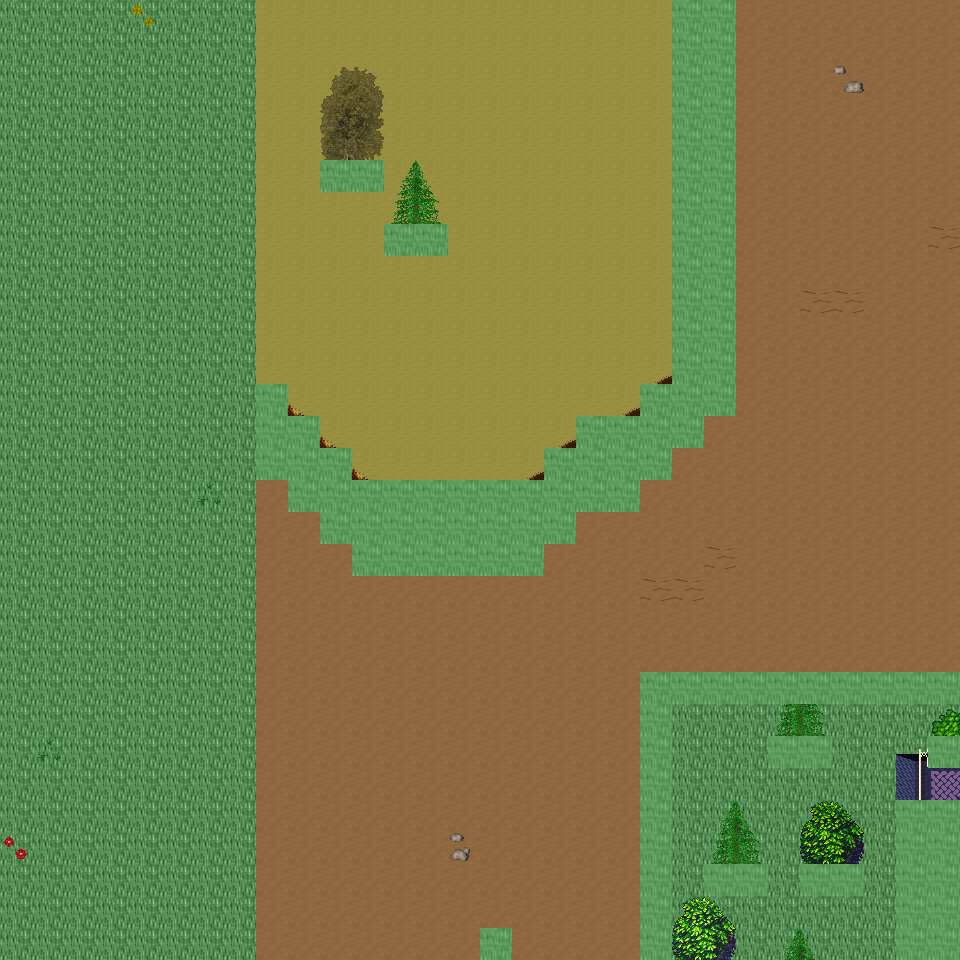

Tiled map render using the project's own tile images. Description and the map definition, with tile-layer contents summarised, below:
An orthogonal 30x30 tile map with 32x32 px tiles, 6 tile layers (Ground, Object, Object2, Above, ...), 37 tilesets and 6 objects (6x mapExit).

<map version="1.0" orientation="orthogonal" renderorder="right-down" width="30" height="30" tilewidth="32" tileheight="32" nextobjectid="7">
  <tileset firstgid="1" name="tileset_ground_ground" tilewidth="32" tileheight="32" tilecount="33" columns="3">
    <image source="../drawable/tileset_ground_ground.png" width="96" height="352" />
  </tileset>
  <tileset firstgid="34" name="tileset_ground_ridge_earth_dark" tilewidth="32" tileheight="32" tilecount="96" columns="12">
    <image source="../drawable/tileset_ground_ridge_earth_dark.png" width="384" height="256" />
  </tileset>
  <tileset firstgid="130" name="tileset_ground_ridge_earth_pale" tilewidth="32" tileheight="32" tilecount="96" columns="12">
    <image source="../drawable/tileset_ground_ridge_earth_pale.png" width="384" height="256" />
  </tileset>
  <tileset firstgid="226" name="tileset_ground_earth_edges" tilewidth="32" tileheight="32" tilecount="18" columns="6">
    <image source="../drawable/tileset_ground_earth_edges.png" width="192" height="96" />
  </tileset>
  <tileset firstgid="244" name="tileset_ground_rock_pebbles" tilewidth="32" tileheight="32" tilecount="3" columns="1">
    <image source="../drawable/tileset_ground_rock_pebbles.png" width="32" height="96" />
  </tileset>
  <tileset firstgid="247" name="tileset_plant_grasses" tilewidth="32" tileheight="32" tilecount="6" columns="3">
    <image source="../drawable/tileset_plant_grasses.png" width="96" height="64" />
  </tileset>
  <tileset firstgid="253" name="tileset_plant_flower_daisy_yellow" tilewidth="32" tileheight="32" tilecount="8" columns="2">
    <image source="../drawable/tileset_plant_flower_daisy_yellow.png" width="64" height="128" />
  </tileset>
  <tileset firstgid="261" name="tileset_plant_bush_bushes" tilewidth="32" tileheight="32" tilecount="10" columns="5">
    <image source="../drawable/tileset_plant_bush_bushes.png" width="160" height="64" />
  </tileset>
  <tileset firstgid="271" name="tileset_plant_flower_daisy_red" tilewidth="32" tileheight="32" tilecount="8" columns="2">
    <image source="../drawable/tileset_plant_flower_daisy_red.png" width="64" height="128" />
  </tileset>
  <tileset firstgid="279" name="tileset_plant_tree_tree_darkgreen" tilewidth="32" tileheight="32" tilecount="88" columns="8">
    <image source="../drawable/tileset_plant_tree_tree_darkgreen.png" width="256" height="352" />
  </tileset>
  <tileset firstgid="367" name="tileset_plant_flower_daisy_blue" tilewidth="32" tileheight="32" tilecount="8" columns="2">
    <image source="../drawable/tileset_plant_flower_daisy_blue.png" width="64" height="128" />
  </tileset>
  <tileset firstgid="375" name="tileset_item_corpse_skull_pale" tilewidth="32" tileheight="32" tilecount="2" columns="2">
    <image source="../drawable/tileset_item_corpse_skull_pale.png" width="64" height="32" />
  </tileset>
  <tileset firstgid="377" name="tileset_plant_vine" tilewidth="32" tileheight="32" tilecount="3" columns="1">
    <image source="../drawable/tileset_plant_vine.png" width="32" height="96" />
  </tileset>
  <tileset firstgid="380" name="tileset_plant_flower_daisy_white" tilewidth="32" tileheight="32" tilecount="8" columns="2">
    <image source="../drawable/tileset_plant_flower_daisy_white.png" width="64" height="128" />
  </tileset>
  <tileset firstgid="388" name="tileset_item_corpse_huge_animal" tilewidth="32" tileheight="32" tilecount="16" columns="2">
    <image source="../drawable/tileset_item_corpse_huge_animal.png" width="64" height="256" />
  </tileset>
  <tileset firstgid="404" name="tileset_building_fence_fence_chunky" tilewidth="32" tileheight="32" tilecount="21" columns="3">
    <image source="../drawable/tileset_building_fence_fence_chunky.png" width="96" height="224" />
  </tileset>
  <tileset firstgid="425" name="tileset_ground_eye" tilewidth="32" tileheight="32" tilecount="9" columns="3">
    <image source="../drawable/tileset_ground_eye.png" width="96" height="96" />
  </tileset>
  <tileset firstgid="434" name="tileset_logic_creature_gnome" tilewidth="32" tileheight="32" tilecount="6" columns="6">
    <image source="../drawable/tileset_logic_creature_gnome.png" width="192" height="32" />
  </tileset>
  <tileset firstgid="440" name="tileset_logic_creature_animal" tilewidth="32" tileheight="32" tilecount="32" columns="8">
    <image source="../drawable/tileset_logic_creature_animal.png" width="256" height="128" />
  </tileset>
  <tileset firstgid="472" name="tileset_logic_collision" tilewidth="32" tileheight="32" tilecount="1" columns="1">
    <image source="../drawable/tileset_logic_collision.png" width="32" height="32" />
  </tileset>
  <tileset firstgid="473" name="tileset_plant_tree_taller_trees" tilewidth="32" tileheight="32" tilecount="32" columns="8">
    <image source="../drawable/tileset_plant_tree_taller_trees.png" width="256" height="128" />
  </tileset>
  <tileset firstgid="505" name="tileset_plant_tree_spruce" tilewidth="32" tileheight="32" tilecount="6" columns="2">
    <image source="../drawable/tileset_plant_tree_spruce.png" width="64" height="96" />
  </tileset>
  <tileset firstgid="511" name="tileset_ground_blue_paving" tilewidth="32" tileheight="32" tilecount="2" columns="1">
    <image source="../drawable/tileset_ground_blue_paving.png" width="32" height="64" />
  </tileset>
  <tileset firstgid="513" name="tileset_ground_grass_edges" tilewidth="32" tileheight="32" tilecount="36" columns="12">
    <image source="../drawable/tileset_ground_grass_edges.png" width="384" height="96" />
  </tileset>
  <tileset firstgid="549" name="tileset_ground_grass_corners" tilewidth="32" tileheight="32" tilecount="24" columns="6">
    <image source="../drawable/tileset_ground_grass_corners.png" width="192" height="128" />
  </tileset>
  <tileset firstgid="573" name="tileset_logic_item_fruits" tilewidth="32" tileheight="32" tilecount="10" columns="10">
    <image source="../drawable/tileset_logic_item_fruits.png" width="256" height="64" />
  </tileset>
  <tileset firstgid="583" name="tileset_building_house_pink_blue" tilewidth="32" tileheight="32" tilecount="99" columns="11">
    <image source="../drawable/tileset_building_house_pink_blue.png" width="352" height="288" />
  </tileset>
  <tileset firstgid="682" name="tileset_building_fence_stone_fence_white" tilewidth="32" tileheight="32" tilecount="9" columns="3">
    <image source="../drawable/tileset_building_fence_stone_fence_white.png" width="96" height="96" />
  </tileset>
  <tileset firstgid="691" name="tileset_plant_tree_pine_tree" tilewidth="32" tileheight="32" tilecount="20" columns="4">
    <image source="../drawable/tileset_plant_tree_pine_tree.png" width="128" height="160" />
  </tileset>
  <tileset firstgid="711" name="tileset_furniture_chair_bench_wooden" tilewidth="32" tileheight="32" tilecount="8" columns="2">
    <image source="../drawable/tileset_furniture_chair_bench_wooden.png" width="64" height="128" />
  </tileset>
  <tileset firstgid="719" name="tileset_item_postbox" tilewidth="32" tileheight="32" tilecount="4" columns="2">
    <image source="../drawable/tileset_item_postbox.png" width="64" height="64" />
  </tileset>
  <tileset firstgid="723" name="tileset_logic_portal" tilewidth="32" tileheight="32" tilecount="24" columns="8">
    <image source="../drawable/tileset_logic_portal.png" width="256" height="96" />
  </tileset>
  <tileset firstgid="747" name="tileset_furniture_light_lamp_blue" tilewidth="32" tileheight="32" tilecount="3" columns="1">
    <image source="../drawable/tileset_furniture_light_lamp_blue.png" width="32" height="96" />
  </tileset>
  <tileset firstgid="750" name="tileset_light_dim_light_7x5" tilewidth="32" tileheight="32" tilecount="35" columns="7">
    <image source="../drawable/tileset_light_dim_light_7x5.png" width="224" height="160" />
  </tileset>
  <tileset firstgid="785" name="tileset_light_light_5x5" tilewidth="32" tileheight="32" tilecount="25" columns="5">
    <image source="../drawable/tileset_light_light_5x5.png" width="160" height="160" />
  </tileset>
  <tileset firstgid="810" name="tileset_logic_creature_reptile" tilewidth="32" tileheight="32" tilecount="7" columns="7">
    <image source="../drawable/tileset_logic_creature_reptile.png" width="224" height="32" />
  </tileset>
  <tileset firstgid="817" name="tileset_plant_bushes_and_trees" tilewidth="32" tileheight="32" tilecount="144" columns="16">
    <image source="../drawable/tileset_plant_bushes_and_trees.png" width="512" height="289" />
  </tileset>
  <layer name="Ground" width="30" height="30">
    <data>[900 cells, 900 non-empty, 3 distinct tile ids]</data>
  </layer>
  <layer name="Object" width="30" height="30">
    <data>[900 cells, 94 non-empty, 24 distinct tile ids]</data>
  </layer>
  <layer name="Object2" width="30" height="30">
    <data>[900 cells, 32 non-empty, 11 distinct tile ids]</data>
  </layer>
  <layer name="Above" width="30" height="30">
    <data>[900 cells, 41 non-empty, 31 distinct tile ids]</data>
  </layer>
  <layer name="Above2" width="30" height="30">
    <data>[900 cells, 0 non-empty, 0 distinct tile ids]</data>
  </layer>
  <layer name="Walkable" width="30" height="30">
    <data>[900 cells, 106 non-empty, 1 distinct tile ids]</data>
  </layer>
  <objectgroup name="MapEvents">
    <object id="1" name="north" type="mapExit" x="0" y="0" width="672" height="32">
      <properties>
        <property name="map" value="level_0_x89_y76" />
        <property name="x" value="0" />
        <property name="y" value="28" />
      </properties>
    </object>
    <object id="2" name="north2" type="mapExit" x="736" y="0" width="224" height="32">
      <properties>
        <property name="map" value="level_0_x89_y76" />
        <property name="x" value="23" />
        <property name="y" value="28" />
      </properties>
    </object>
    <object id="3" name="south" type="mapExit" x="0" y="928" width="480" height="32">
      <properties>
        <property name="map" value="level_0_x89_y78" />
        <property name="x" value="0" />
        <property name="y" value="1" />
      </properties>
    </object>
    <object id="4" name="south2" type="mapExit" x="512" y="928" width="128" height="32">
      <properties>
        <property name="map" value="level_0_x89_y78" />
        <property name="x" value="16" />
        <property name="y" value="1" />
      </properties>
    </object>
    <object id="5" name="south3" type="mapExit" x="672" y="928" width="224" height="32">
      <properties>
        <property name="map" value="level_0_x89_y78" />
        <property name="x" value="21" />
        <property name="y" value="1" />
      </properties>
    </object>
    <object id="6" name="west" type="mapExit" x="0" y="0" width="32" height="960">
      <properties>
        <property name="map" value="level_0_x88_y77" />
        <property name="x" value="28" />
        <property name="y" value="0" />
      </properties>
    </object>
  </objectgroup>
</map>
